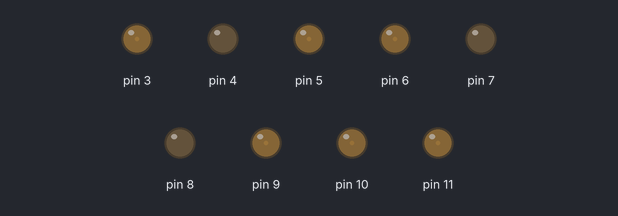
A sketch run on a simulated Arduino Uno, built with avr-gcc and run on an emulated ATmega328P. On the bench: output pins drawn as LEDs (lit = HIGH). Random numbers use the default seed unless the sketch sets one.

Above: at 0.15 s.
At 1.05 s:
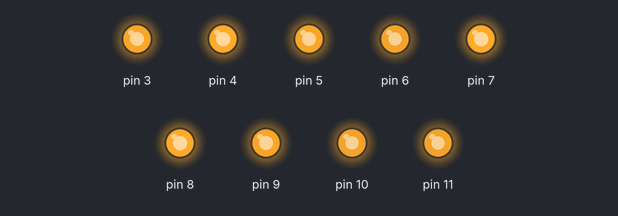
At 1.65 s:
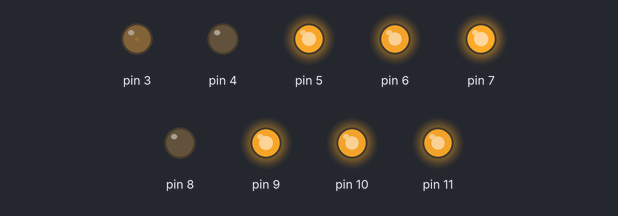
At 2.25 s:
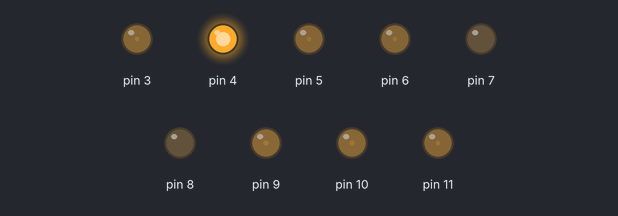
At 3.45 s:
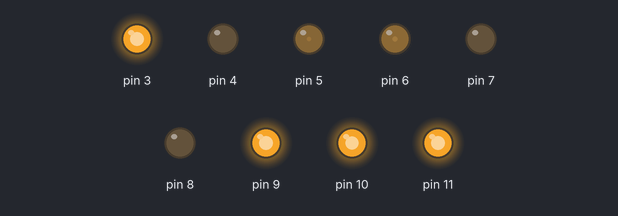
At 4.65 s:
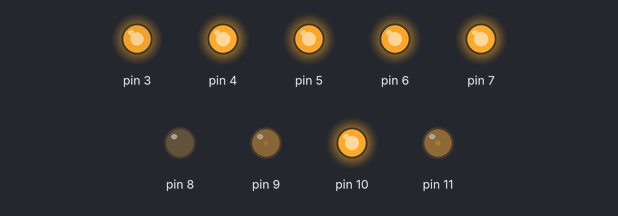
Timing chart, 0 to 4.7 s (numbered marks = the images above):
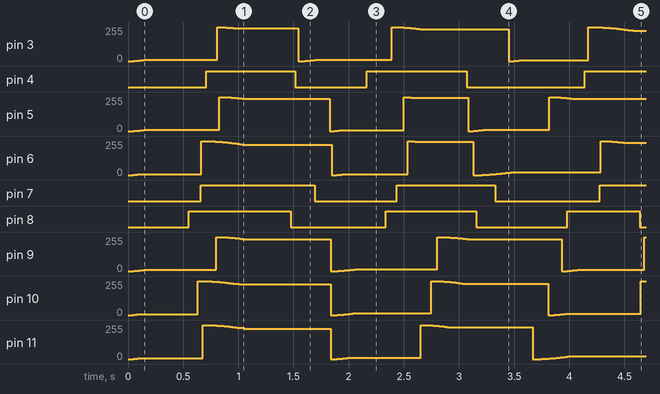

Measured:
- by itself, pin 4: goes HIGH 0.81 s, LOW 0.65 s, HIGH 0.91 s, LOW 1.1 s, then HIGH
- by itself, pin 7: goes HIGH 1.0 s, LOW 0.74 s, HIGH 0.89 s, LOW 0.95 s, then HIGH
- by itself, pin 8: goes HIGH 0.93 s, LOW 0.86 s, HIGH 0.82 s, LOW 0.83 s, HIGH 0.66 s, then LOW

The sketch:

rygryg.ino
```cpp
#include <LED.h>
// http://lithne.id.tue.nl/docs/LED/class_l_e_d.html

LED * lamps[9];
void setup() {
  for (int i=0; i < 9; i++) {
    lamps[i] = new LED( i + 3 , true );
    lamps[i]->setAnimationType( QUADRATIC , true , false );
  }
}

void loop() {
  int to;
  for (int i=0; i < 9; i++) {
    if ( !lamps[i]->isAnimating() ) {
      to = (lamps[i]->getIntensity() == 0) ? 255 : 0;
      lamps[i]->intensityTo (to, random(500, 1250));
    }
    lamps[i]->update();
  }
}
```
